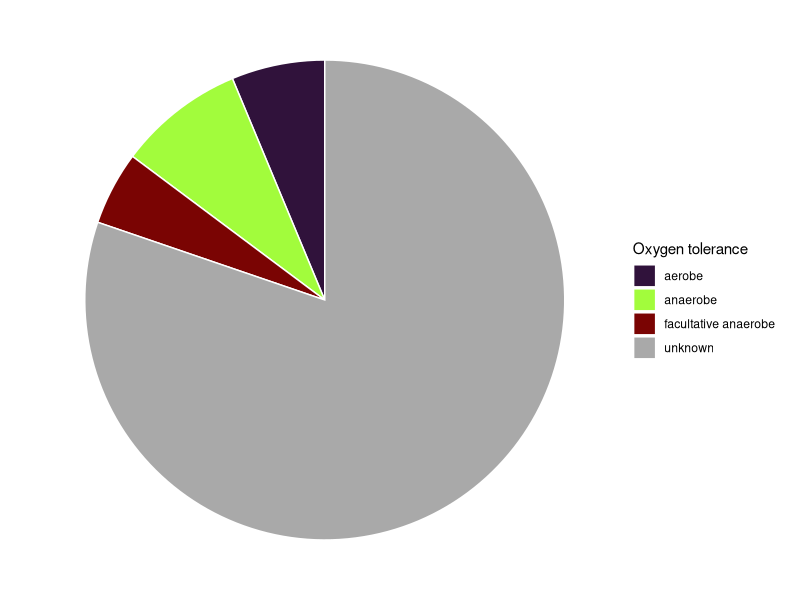
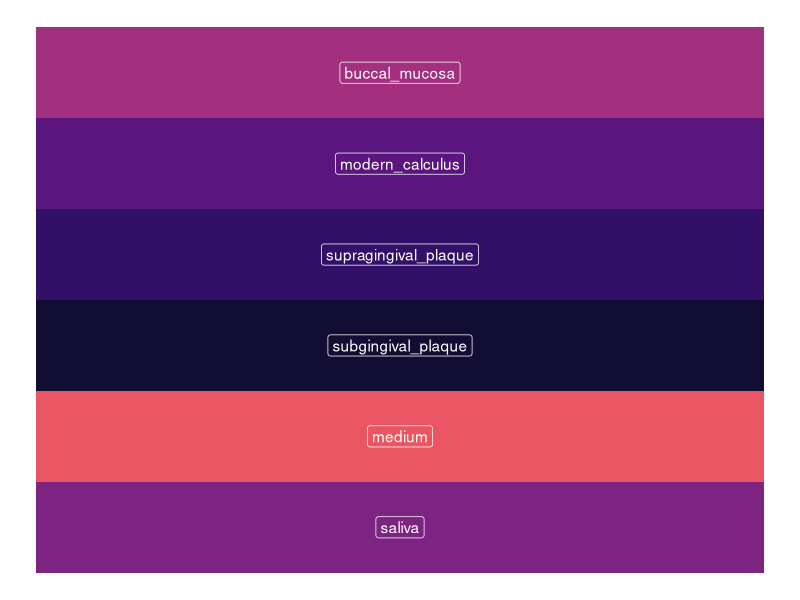
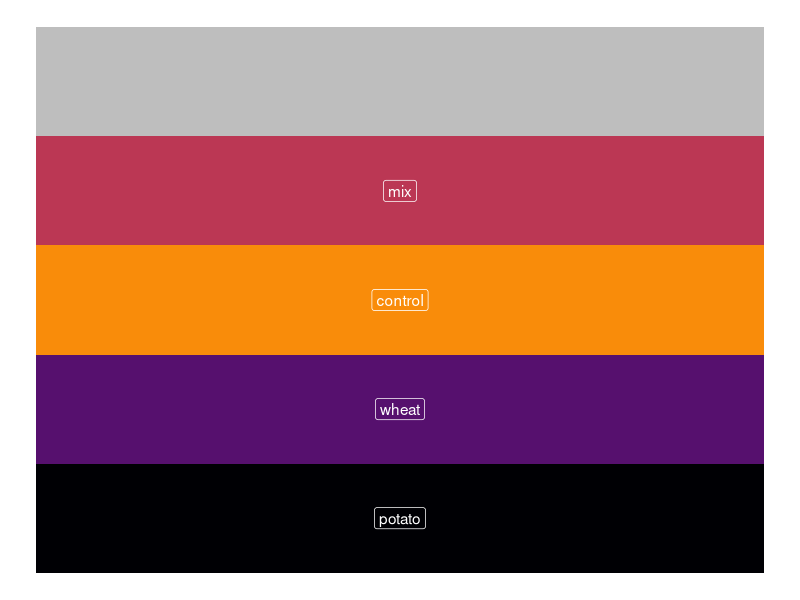
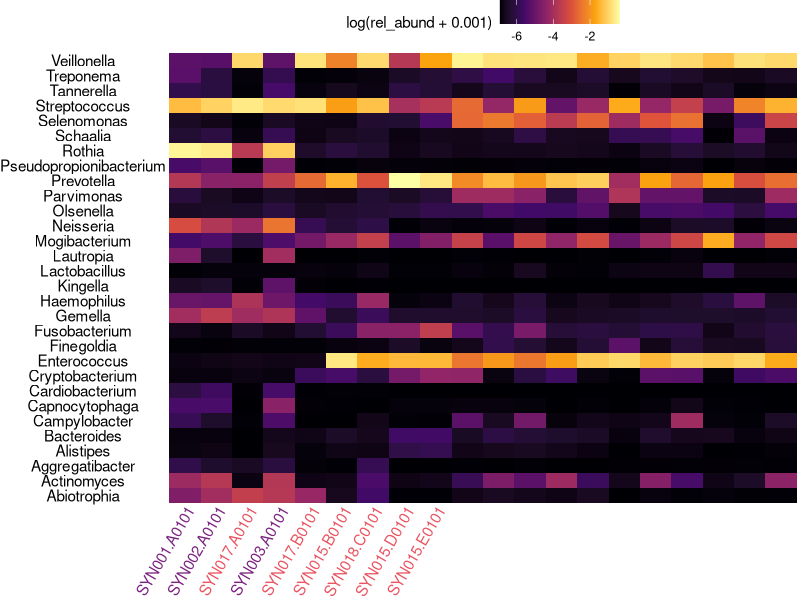
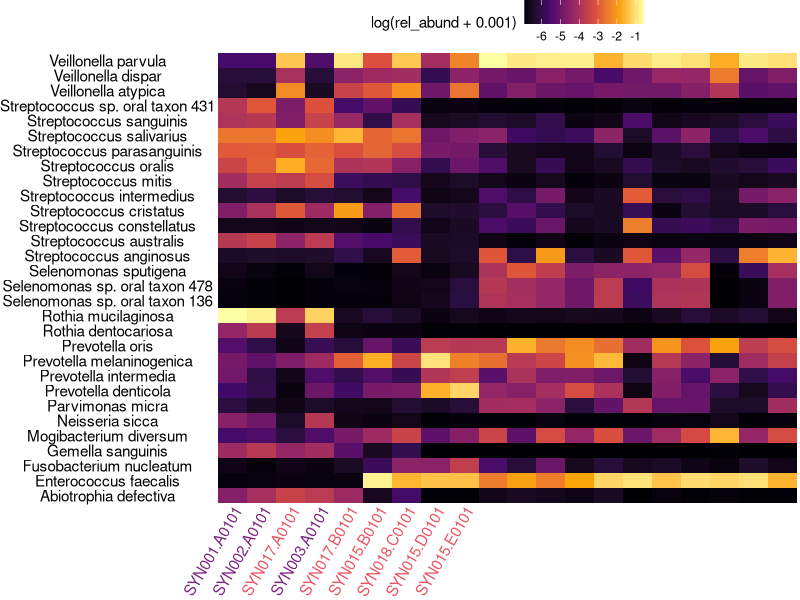
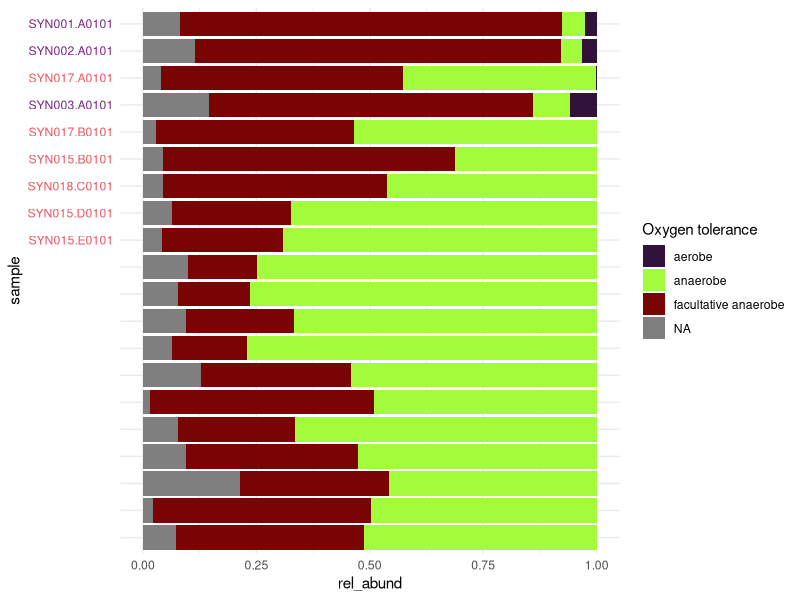
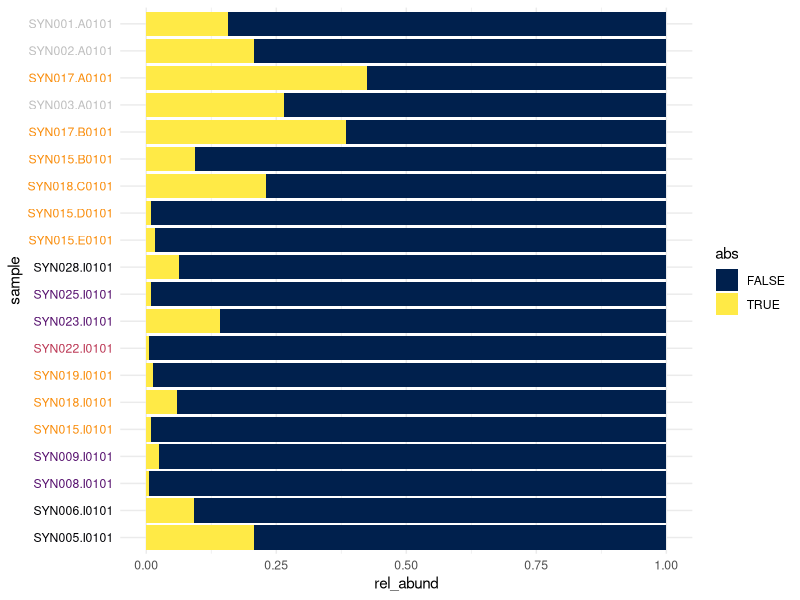
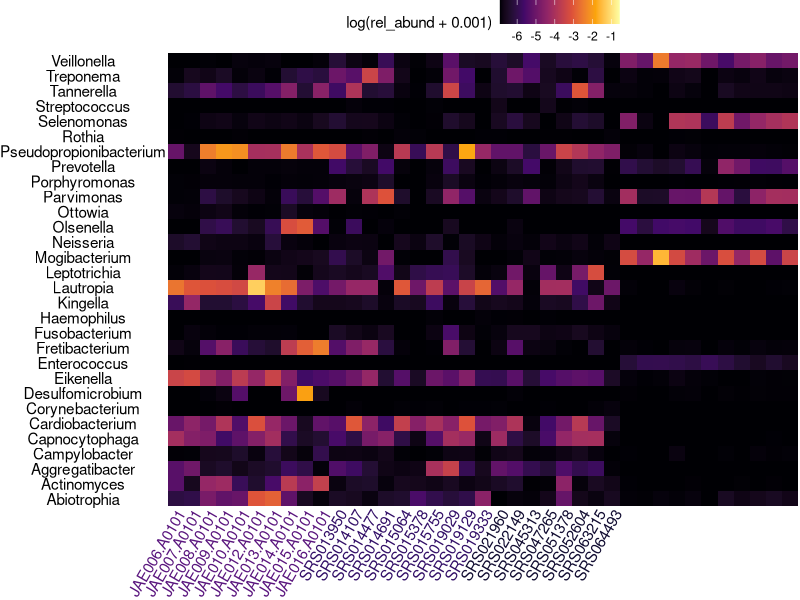

These figures' R source, in order:
## ---- chunk 1
library(tidyverse)
library(here)
metadata <- readr::read_tsv(here("01-documentation/metadata.tsv"))
analysis_metadata <- readr::read_tsv(here("01-documentation/analysis-metadata.tsv"))
experiment_metadata <- readr::read_tsv(here("01-documentation/experiment-metadata.tsv")) %>%
  filter(`#SampleID` %in% analysis_metadata$`#SampleID`)
bac_properties <- readr::read_tsv(here("01-documentation/species-properties.tsv"))
otu_table_decontam <- readr::read_tsv(here("05-results/post-decontam_taxatable.tsv")) 

# object to order plots by sampling day
day_order <- experiment_metadata %>%
  #filter(`#SampleID` %in% analysis_metadata$`#SampleID`) %>%
  #filter(str_detect(`#SampleID`, "SYN")) %>% # only include samples from this study
  arrange(desc(day)) %>% # order by sampling day (ascending)
  .$`#SampleID` # isolate sample names

# my_pallette2 <- c(viridisLite::magma(n = length(top_genus_names)), "grey") 
# names(my_pallette2) <- levels(top_abundance_genus$top_genus)
# my_scale2 <- scale_fill_manual(name = "top_genus", values = my_pallette2)

treatment_colours <- viridisLite::inferno(n = length(unique(experiment_metadata$treatment))) # define pallette and number of colours
env_colours <- viridisLite::magma(n = length(unique(analysis_metadata$Env))) # define pallette and number of colours

experiment_colours <- experiment_metadata %>%
  arrange(desc(day)) %>% 
  mutate(treat_col = case_when(
           treatment == "potato" ~ treatment_colours[1],
           treatment == "wheat" ~ treatment_colours[2],
           treatment == "mix" ~ treatment_colours[3],
           treatment == "control" ~ treatment_colours[4],
           is.na(treatment) ~ "grey"),
         env_col = case_when(
           Env == "saliva" ~ env_colours[5],
           Env == "byoc_calculus" ~ env_colours[1],
           Env == "medium" ~ env_colours[8]
         ))
analysis_colours <- analysis_metadata %>%
  mutate(env_col = case_when(
    Env == "saliva" ~ env_colours[5],
    Env == "byoc_calculus" ~ env_colours[1],
    Env == "medium" ~ env_colours[8],
    Env == "buccal_mucosa" ~ env_colours[6],
    Env == "subgingival_plaque" ~ env_colours[2],
    Env == "supragingival_plaque" ~ env_colours[3],
    Env == "modern_calculus" ~ env_colours[4]
         ))
## ---- chunk 2
# convert decontaminated taxatable to long format
otu_table_long <- otu_table_decontam %>%
  pivot_longer(
    cols = where(is.numeric),
    names_to = "sample",
    values_to = "count"
    ) %>%
  rename(species = `#OTU ID`) %>%
  mutate(genus = str_extract(species, "\\w+"))
## ---- chunk 3
species_abund_long <- otu_table_long %>%
  group_by(sample) %>%
  mutate(rel_abund = count / sum(count))

genus_abund_long <- species_abund_long %>%
  group_by(sample, genus) %>%
  summarise(
    count = sum(count),
    rel_abund = sum(rel_abund)
    )

# top 20 common genera in experiment
top_genus <- genus_abund_long %>%
  filter(str_detect(sample, "SYN")) %>% 
  ungroup() %>%
  arrange(desc(rel_abund)) %>%
  distinct(genus) %>%
  slice_head(n = 30) %>%
  left_join(genus_abund_long, by = "genus")

# top 20 species in experiment
top_species <- species_abund_long %>%
  filter(str_detect(sample, "SYN")) %>% 
  ungroup() %>%
  arrange(desc(rel_abund)) %>%
  distinct(species) %>%
  slice_head(n = 30) %>%
  left_join(species_abund_long, by = "species")
## ---- chunk 4
species_properties <- bac_properties %>%
  right_join(species_abund_long, by = "species") %>%
  mutate(abs = if_else(is.na(abs), FALSE, abs))
## ---- chunk 5
species_properties %>%
  distinct(species, .keep_all = T) %>% 
  count(`Oxygen tolerance`) %>%
  mutate(`Oxygen tolerance` = replace_na(`Oxygen tolerance`, "unknown")) %>%
  ggplot(aes(x = "", y = n, fill = `Oxygen tolerance`)) +
    geom_col(colour = "white") + 
    coord_polar(theta = "y") +
    theme_void() +
    scale_fill_manual(
      values = c(viridisLite::turbo(n = length(levels(as.factor(species_properties$`Oxygen tolerance`)))), "darkgrey"))
## ---- chunk 6
col_seq <- 1:length(levels(as.factor(analysis_colours$env_col)))
env_col <- na.omit(unique(analysis_colours$env_col))
env_label <- filter(
  analysis_colours,
  Env == "saliva" |
  Env == "byoc_calculus" |
  Env == "medium" |
  Env == "buccal_mucosa" |
  Env == "subgingival_plaque" |
  Env == "supragingival_plaque" |
  Env == "modern_calculus"
  ) %>%
  .$Env %>%
  unique()
qplot(y= col_seq, x = 1, fill=factor(col_seq), geom="tile") +
  scale_fill_manual(values = env_col) +
  geom_label(aes(label = env_label), col = "white") +
  theme_void() +
  theme(legend.position="none")
## ---- chunk 7
col_seq <- 1:length(levels(as.factor(experiment_colours$treat_col)))
qplot(y= col_seq, x = 1, fill=factor(col_seq), geom="tile") +
  scale_fill_manual(values = na.omit(unique(experiment_colours$treat_col))) +
  geom_label(aes(label = unique(experiment_colours$treatment)), col = "white") +
  theme_void() +
  theme(legend.position="none")
## ---- chunk 8
#genus_abund_long
top_genus %>% 
  filter(sample %in% experiment_metadata$`#SampleID`) %>%
  ggplot(aes(x = sample, y = genus, fill = log(rel_abund + 0.001))) +
    geom_tile() +
    theme_void() +
    scale_x_discrete(limits = rev(day_order)) + # reverse day_order vector
    #my_scale2 +
    theme(
      legend.position = "top",
      axis.text = element_text(),
      axis.text.x = element_text(
        angle = 60,
        hjust = 1,
        vjust = 1,
        colour = rev(experiment_colours$env_col)
        )
      ) +
    scale_fill_viridis_c(option = "B")
## ---- chunk 9
top_species %>% 
  filter(sample %in% experiment_metadata$`#SampleID`) %>%
  ggplot(aes(x = sample, y = species, fill = log(rel_abund + 0.001))) +
    geom_tile() +
    theme_void() +
    scale_x_discrete(limits = rev(day_order)) + # reverse day_order vector
    #my_scale2 +
    theme(
      legend.position = "top",
      axis.text = element_text(),
      axis.text.x = element_text(
        angle = 60,
        hjust = 1,
        vjust = 1,
        colour = rev(experiment_colours$env_col)
        )
      ) +
    scale_fill_viridis_c(option = "B")
## ---- chunk 10
no_match <- unique(filter(species_properties, is.na(`Oxygen tolerance`))$species) # which species had no match?
## ---- chunk 11
species_properties %>% 
  filter(sample %in% experiment_metadata$`#SampleID`) %>% 
  ggplot(aes(y = sample, x = rel_abund, fill = `Oxygen tolerance`)) +
    geom_col() +
    theme_minimal() +
    #theme(axis.text.x = element_text(angle = 90)) +
    scale_y_discrete(limits = day_order) +
    scale_fill_manual(
      values = viridisLite::turbo(n = length(levels(as.factor(species_properties$`Oxygen tolerance`))))) +
  theme(
    axis.text.y = element_text(colour = experiment_colours$env_col)
  )
## ---- chunk 12
species_properties %>% 
  filter(str_detect(sample, "SYN")) %>%#,
         #str_detect(sample, "SYN00[1-3]", negate = T)) %>% 
  ggplot(aes(y = sample, x = rel_abund, fill = abs)) +
    geom_col() +
    theme_minimal() +
    #theme(axis.text.x = element_text(angle = 90)) +
    scale_y_discrete(limits = day_order) +
    scale_fill_viridis_d(option = "E") +
    theme(
      axis.text.y = element_text(
        colour = experiment_colours %>%
          arrange(desc(day)) %>%
          .$treat_col))
## ---- chunk 13
experiment_metadata %>%
  dplyr::select(`#SampleID`, treatment)
## ---- chunk 14
genus_abund_long %>%
  filter(sample %in% filter(analysis_metadata, str_detect(Env, "calculus|plaque"))$`#SampleID`) %>% 
  ungroup() %>%
  arrange(desc(rel_abund)) %>%
  distinct(genus) %>%
  slice_head(n = 30) %>% # top 30 species across all samples
  left_join(species_abund_long, by = "genus") %>% # recombine with samples
  filter(sample %in% filter(analysis_metadata, str_detect(Env, "calculus|plaque"))$`#SampleID`) %>% #need to filter out samples again
  ggplot(aes(x = sample, y = genus, fill = log(rel_abund + 0.001))) +
    geom_tile() +
    theme_void() +
    #my_scale2 +
    theme(
      legend.position = "top",
      axis.text = element_text(),
      axis.text.x = element_text(
        angle = 60,
        hjust = 1,
        vjust = 1,
        colour = filter(
            analysis_colours, str_detect(Env, "calculus|plaque")
            )$env_col %>%
          rev()
        )
      ) +
    scale_fill_viridis_c(option = "B")

## ---- chunk 15
species_abund_long %>%
  filter(sample %in% filter(analysis_metadata, str_detect(Env, "calculus|plaque"))$`#SampleID`) %>% 
  ungroup() %>%
  arrange(desc(rel_abund)) %>%
  distinct(species) %>%
  slice_head(n = 30) %>% # top 30 species across all samples
  left_join(species_abund_long, by = "species") %>% # recombine with samples
  filter(sample %in% filter(analysis_metadata, str_detect(Env, "calculus|plaque"))$`#SampleID`) %>% #need to filter out samples again
  ggplot(aes(x = sample, y = species, fill = log(rel_abund + 0.001))) +
    geom_tile() +
    theme_void() +
    #my_scale2 +
    theme(
      legend.position = "top",
      axis.text = element_text(),
      axis.text.x = element_text(
        angle = 60,
        hjust = 1,
        vjust = 1,
        colour = filter(
            analysis_colours, str_detect(Env, "calculus|plaque")
            )$env_col %>%
          rev()
        )
      ) +
    scale_fill_viridis_c(option = "B")
## ---- chunk 16
species_properties %>% 
  filter(sample %in% filter(analysis_metadata, str_detect(Env, "calculus|plaque"))$`#SampleID`) %>% 
  #mutate(`Oxygen tolerance` = forcats::fct_explicit_na(`Oxygen tolerance`)) %>%
  ggplot(aes(y = sample, x = rel_abund, fill = `Oxygen tolerance`)) +
    geom_col() +
    theme_minimal() +
    #scale_fill_viridis_d(option = "H") +
    scale_fill_manual(
      values = viridisLite::turbo(n = length(levels(as.factor(species_properties$`Oxygen tolerance`))))) +
  theme(
    axis.text.y = element_text(
        colour = analysis_colours %>%
          filter(str_detect(Env, "calculus|plaque")) %>%
          #arrange(desc(day)) %>%
          .$env_col %>%
      rev()
    )
  )
## ---- chunk 17
species_properties %>% 
  filter(sample %in% filter(analysis_metadata, str_detect(Env, "calculus|plaque"))$`#SampleID`) %>% 
  ggplot(aes(y = sample, x = rel_abund, fill = abs)) +
    geom_col() +
    theme_minimal() +
    scale_fill_viridis_d(option = "E")
    #theme(axis.text.x = element_text(angle = 90)) +
